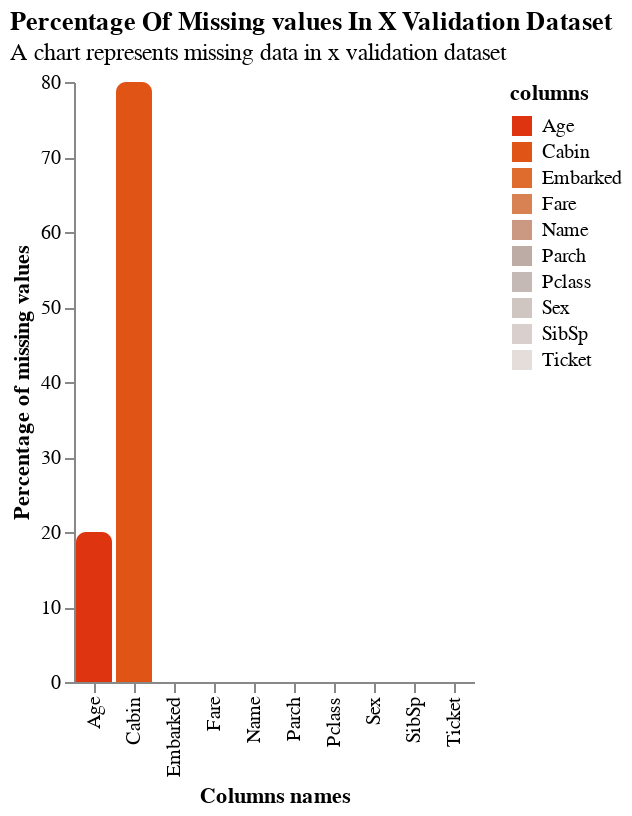

Notebook code cell kept with this figure:
### Code cell
plot_nan(
    valid_x,
    name='x validation dataset',
    only_nan=False,
    use_percent=True
)

### Figure 1 — Vega-Lite specification as saved in the notebook (floating-point values rounded to 4 significant figures)
{"config": {"view": {"continuousWidth": 300, "continuousHeight": 300, "stroke": null}, "axis": {"grid": false}}, "data": {"name": "data-83c01f68eee7b4174cfa7370e8892d12"}, "mark": {"type": "bar", "cornerRadiusTopLeft": 5, "cornerRadiusTopRight": 5}, "encoding": {"color": {"field": "columns", "legend": {"orient": "right"}, "scale": {"scheme": "lightgreyred", "reverse": true}, "type": "nominal"}, "text": {"field": "columns", "type": "nominal"}, "tooltip": [{"field": "columns", "type": "nominal"}, {"field": "total_nan", "type": "quantitative"}, {"field": "percent_nan", "type": "quantitative"}], "x": {"field": "columns", "title": "Columns names", "type": "nominal"}, "y": {"field": "percent_nan", "title": "Percentage of missing values", "type": "quantitative"}}, "title": {"text": "Percentage Of Missing values In X Validation Dataset", "anchor": "start", "subtitle": "A chart represents missing data in x validation dataset"}, "$schema": "https://vega.github.io/schema/vega-lite/v5.20.1.json", "datasets": {"data-83c01f68eee7b4174cfa7370e8892d12": [{"columns": "Pclass", "total_nan": 0, "percent_nan": 0}, {"columns": "Name", "total_nan": 0, "percent_nan": 0}, {"columns": "Sex", "total_nan": 0, "percent_nan": 0}, {"columns": "Age", "total_nan": 44, "percent_nan": 20}, {"columns": "SibSp", "total_nan": 0, "percent_nan": 0}, {"columns": "Parch", "total_nan": 0, "percent_nan": 0}, {"columns": "Ticket", "total_nan": 0, "percent_nan": 0}, {"columns": "Fare", "total_nan": 0, "percent_nan": 0}, {"columns": "Cabin", "total_nan": 178, "percent_nan": 80}, {"columns": "Embarked", "total_nan": 0, "percent_nan": 0}]}}
